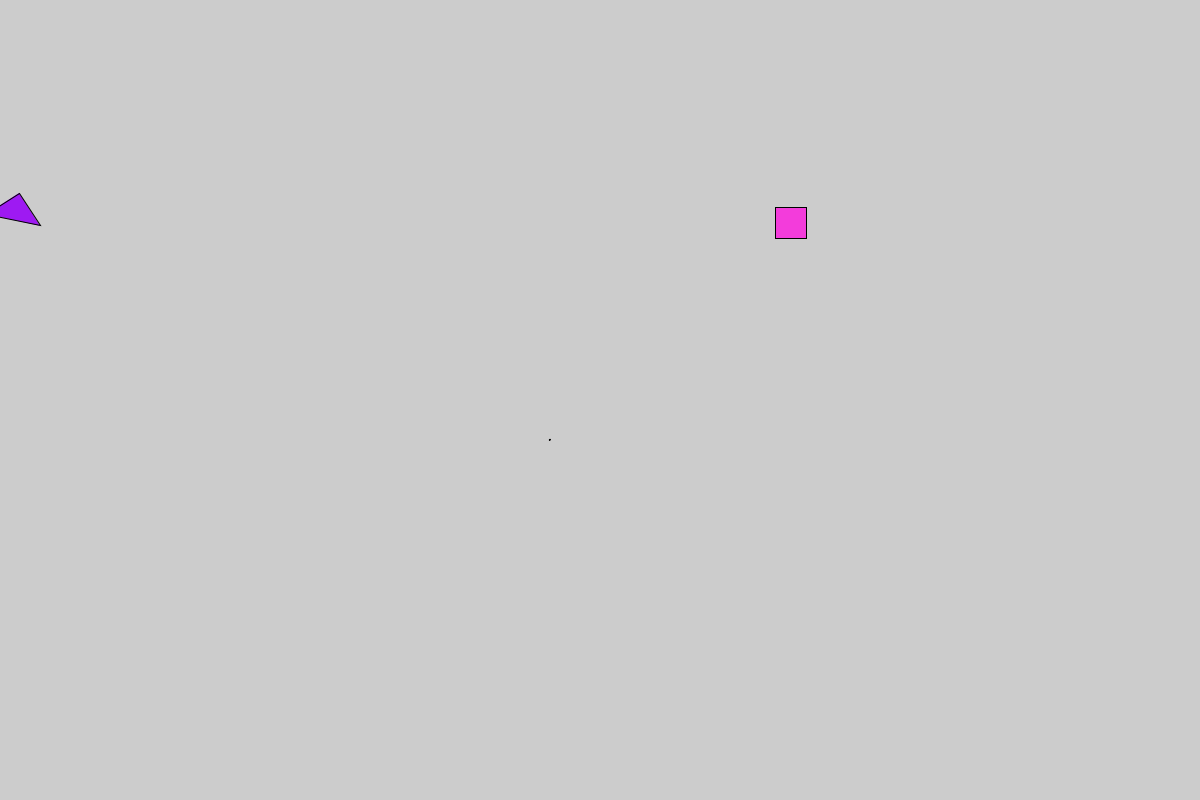
Frame 1 (no input)
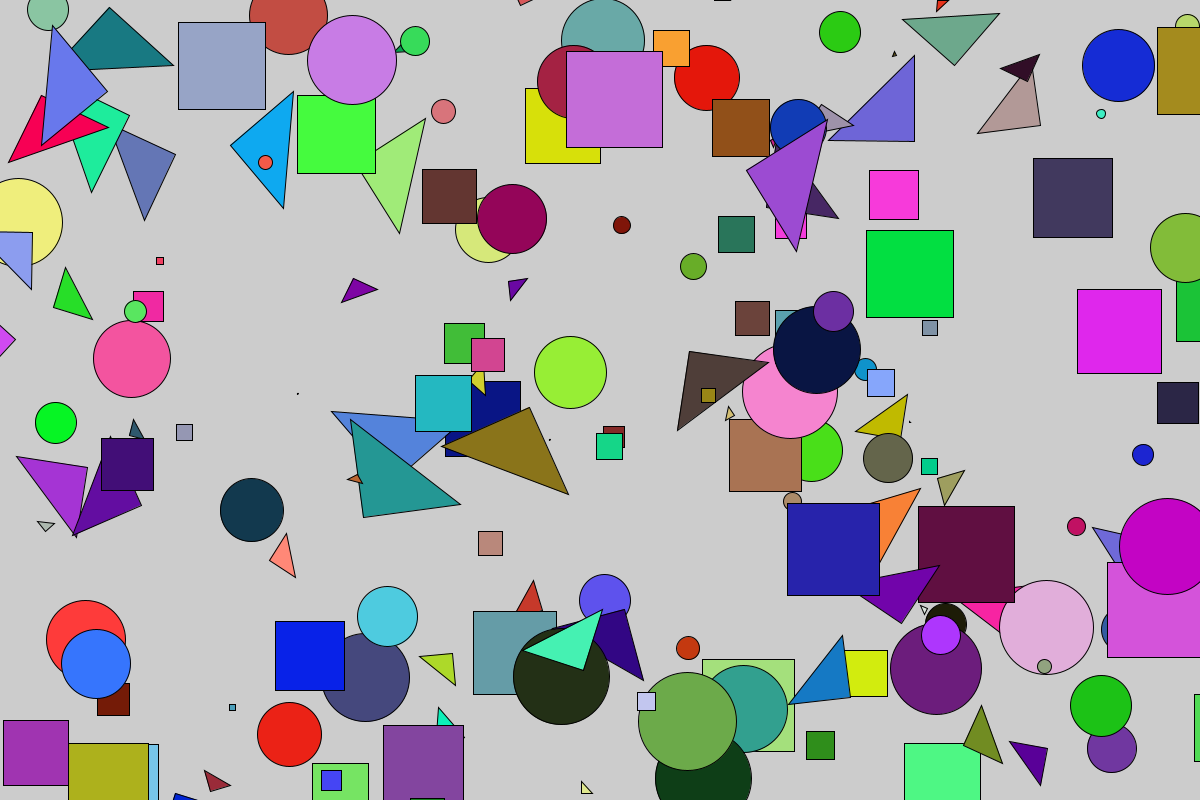
Frame 60 (the mouse pressed at the canvas centre just before this capture)
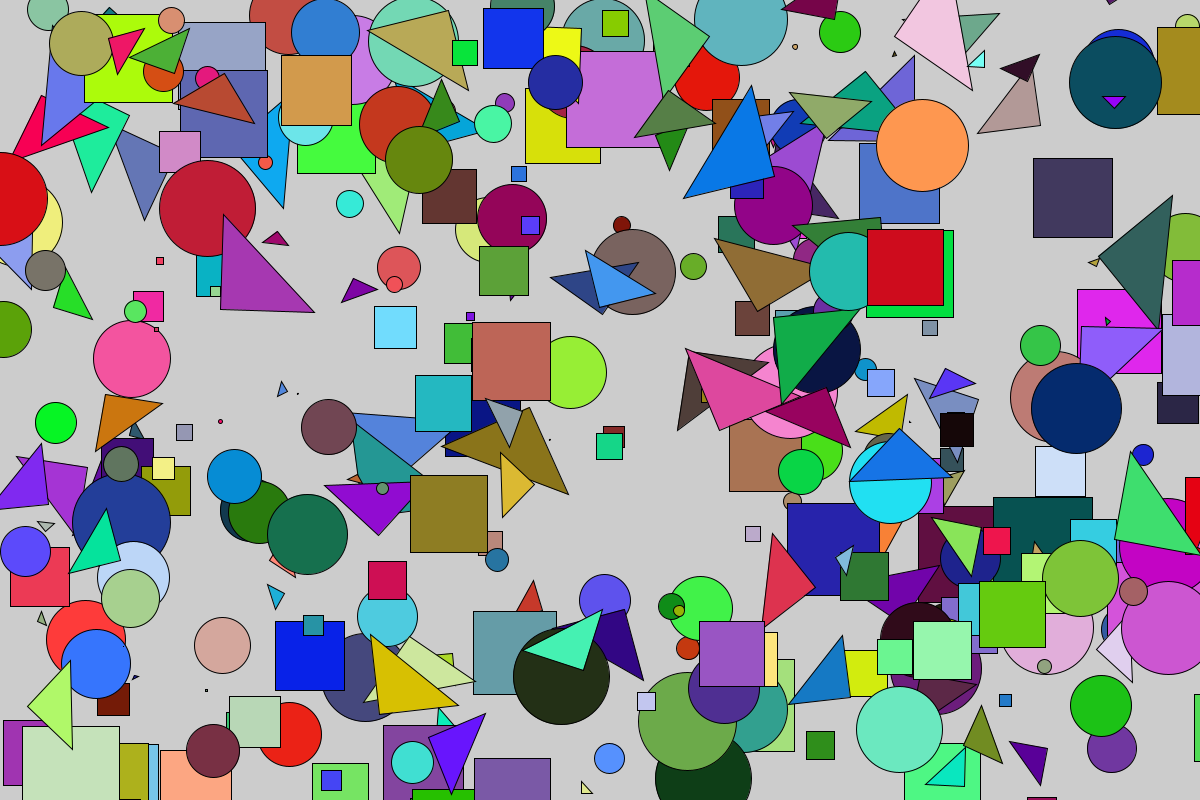
Frame 120 (the mouse held since frame 60 and released just before this capture)

The Processing sketch that drew these frames (run headless with seeded random() and noise(); from frame 60 on, the mouse is pressed at the canvas centre):

// Processing sketch: klasserNedarvning
// ── klasserNedarvning.pde
// initiering af variablen f
Firkant f;
Cirkel c;
Trekant t;

// GUI
View v = new View();

int whatShapeToDraw=0;

void setup() {
  size (1200, 800);
}

void draw() {
  // initiering af objektet f
  f = new Firkant();
  c = new Cirkel();
  t = new Trekant();
  // kald metoden generate som laver en tilfældig x og y pos
  
  
  v.drawShape(f);
  v.drawShape(c);
  v.drawShape(t);
  
  
  /*
  // tegner firkanten på canvas
  if(whatShapeToDraw == 0){
  f.drawFirkant();
  }
  else if(whatShapeToDraw == 1){
  c.drawCirkel();
  }
  if(whatShapeToDraw == 2){
  t.drawTrekant();
  whatShapeToDraw=-1;
  }

  whatShapeToDraw++;
    */
}

void mousePressed(){
background(225);
}

// ── Cirkel.pde
class Cirkel extends Former{
// jeg skriver cirkel på dansk med k så jeg ikke forvæksler den med kommando for at tegne en cirkel
 

  //konstroktøren
  Cirkel() {
    // sætter parametere for konstructor i superklassen
    super();
    
  }

  // klassens metoder
  

  
  // tegn firkant på canvas
  // void drawCirkel() {
    
    
    // Alle former har den samme tegne metode som jeg overskriver.
   
    void drawShape() {
    
    // henter farve fra super klassen
    fill(r,g,b);
    // henter len fra superklassen
    circle(x, y, len);
  }
}

// ── Firkant.pde
class Firkant extends Former {
  // klassens attributter/ tilstand  

  //konstroktøren
  Firkant() {
    // sætter parametere for konstructor i superklassen
    super();
    
  }

  // klassens metoder
  

  
  // tegn firkant på canvas
  //void drawFirkant() {
    
        // Alle former har den samme tegne metode som jeg overskriver.
    void drawShape() {
    
    // henter farve fra super klassen
    fill(r,g,b);
    // henter len fra superklassen
    square(x, y, len);
  }
}

// ── Former.pde
class Former {
  // klassens attributter/ tilstand
  float x, y;
  int r, g, b;
  int len;


  //konstroktøren
  Former() {
    generate();
    generateColor();
    generateLen();
  }


  // find to tilfældige værdier inden for canvas størrelsen
  void generate() {
    this.x = random(width);
    this.y = random(height);
  }

  void generateColor() {
    this.r = (int)random(256);
    this.g = (int)random(256);
    this.b = (int)random(256);
  }
  void generateLen() {
    len = (int)random(100);
  }
  
  // metode som skal bruges til at overskrive. Så har alle children den samme metode som jeg kan udskrive
  void drawShape(){}  

}

// ── Trekant.pde
class Trekant extends Former {
  // attributter


  // konstruktør
  Trekant() {
    super();
  }

  //metoder

  //void drawTrekant(){


  // Alle former har den samme tegne metode som jeg overskriver.
  void drawShape() {
    fill(r, g, b);
    push();
    translate((int)random(width), (int)random(height));
    rotate(frameCount);
    triangle(0, 0, len, 0, 0, len);
    pop();
  }
}

// ── View.pde
class View{


  View(){
  
  }
  
  // view har ansvaret for at udskrive!!
  // view modtager parent klassen former og på grund af at metoden drawShape er overskrevet kan jeg udskrive forskellige former med den samme funktion
  void drawShape(Former f){
    
    f.drawShape();
  
  
  }
  
  

}
